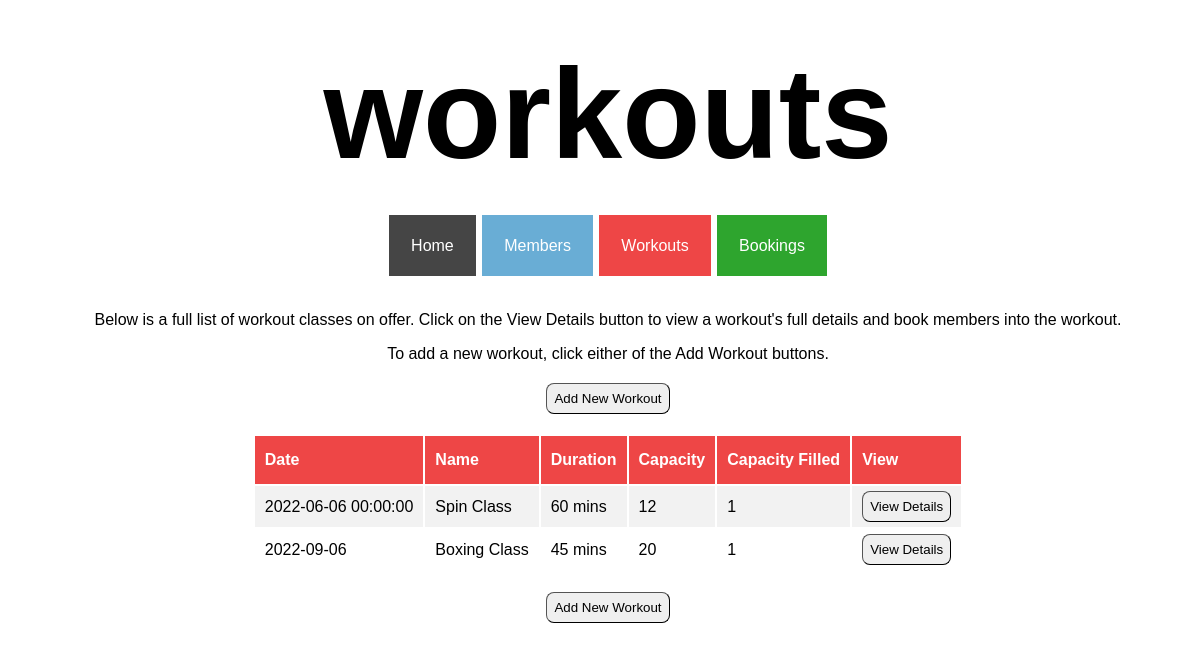
/workouts, run on an earlier commit of the app's database.
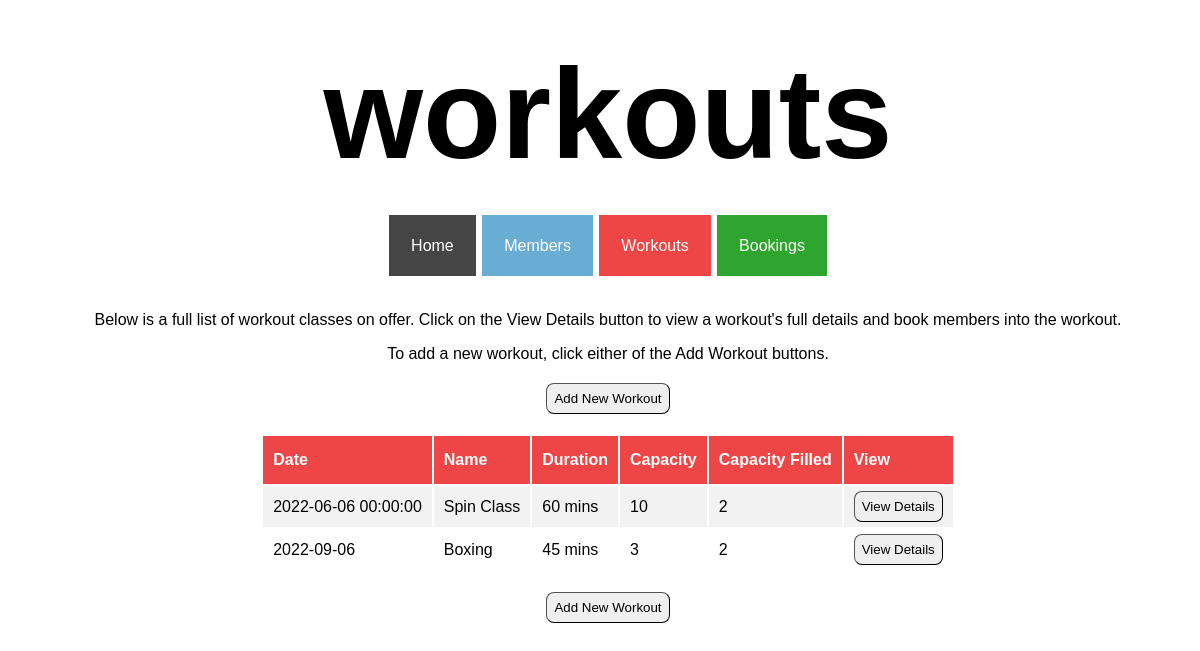
And on a later commit of the database.
### tables this page shows
CREATE TABLE workouts (
    id INTEGER PRIMARY KEY AUTOINCREMENT,
    name VARCHAR,
    date DATE,
    description TEXT,
    duration INTEGER,
    capacity INTEGER,
    capacity_filled INTEGER
);

### controllers/workout_controller.py (the view)
@workouts_blueprint.route("/workouts")
def workouts():
    route_name = "workouts"
    workouts = workout_repository.select_all()
    return render_template("workouts/index.html", route_name=route_name, workouts=workouts)

### db/run_sql.py (called while the page is built)
def get_db():
    path = os.path.dirname(os.path.abspath(__file__))
    db = os.path.join(path, "gym_db.db")
    conn = sqlite3.connect(db)
    conn.execute("PRAGMA foreign_keys = 1")
    conn.row_factory = sqlite3.Row
    return conn

def run_sql(sql, values = []):
    db = get_db()
    cursor = db.cursor()
    cursor.execute(sql, values)
    results = cursor.fetchall()
    db.commit()
    db.close()
    return results

### repositories/workout_repository.py (called while the page is built)
def sort_fuction(workout):
    return workout.date

def select_all():
    workouts = []
    sql = "SELECT * FROM workouts"
    results = run_sql(sql)
    for row in results:
        workout = Workout(row['name'], row['date'], row['description'], row['duration'], row['capacity'], row['capacity_filled'], row['id'])
        workouts.append(workout)
    workouts.sort(key=sort_fuction)
    return workouts

### templates/workouts/index.html
{% extends 'base.html'%}
{% block content %}
<div class="index_page_container">
    <p>Below is a full list of workout classes on offer. Click on the View Details button to view a workout's full details and book members into the workout.</p>
    <p>To add a new workout, click either of the Add Workout buttons.</p>
    <button class="index_page_button" id="index_page_top_button" id="index_page_button_workouts">
        <a class="index_page_link" href="/workouts/create">Add New Workout</a>
    </button>
    <table class="index_table">
        <tr class="index_table_headers" id="index_table_headers_workouts">
            <th>Date</th>
            <th>Name</th>
            <th>Duration</th>
            <th>Capacity</th>
            <th>Capacity Filled</th>
            <th>View</th>
        </tr>
        {% for workout in workouts %}
        <tr class="index_table_content">
            <td>{{workout.date}}</td>
            <td>{{workout.name}}</td>
            <td>{{workout.duration}} mins</td>
            <td>{{workout.capacity}}</td>
            <td>{{workout.capacity_filled}}</td>
            <td><button class="index_page_button"><a class="index_page_link" href="/workouts/{{workout.id}}">View Details</button></td>
        {% endfor %}
        </tr>
    </table>
        <button class="index_page_button" id="index_page_bottom_button">
            <a class="index_page_link" href="/workouts/create">Add New Workout</a>
        </button>
</div>
{% endblock %}

### templates/base.html (shortened to what this page needs)
<!DOCTYPE html>
<html lang="en">
<head>
    <link rel="stylesheet" href="{{ url_for('static', filename='style.css') }}">
    <link rel="stylesheet" href="{{ url_for('static', filename='index_pages.css') }}">
    <link rel="stylesheet" href="{{ url_for('static', filename='create_pages.css') }}">
    <link rel="stylesheet" href="{{ url_for('static', filename='show_pages.css') }}">
    <link rel="stylesheet" href="{{ url_for('static', filename='edit_pages.css') }}">
</head>
<body>
    <div class="base">
    <header>
        <h1 class="page_headers">{{route_name}}</h1>
    </header>
    <div class="nav_bar">
        <nav>
                <a class="nav_item" id="nav_home" href="/">Home</a>
                <a class="nav_item" id="nav_member" href="/members">Members</a>
                <a class="nav_item" id="nav_workout" href="/workouts">Workouts</a>
                <a class="nav_item" id="nav_booking" href="/bookings">Bookings</a>
        </nav>
    </div>
    </div>
    <div class="block_content">
        {% block content %}
        {% endblock%}
    </div>
</body>
</html>

### static/style.css (style rules this page uses)
body { font-family: Verdana, Geneva, Tahoma, sans-serif; height: 100%; width: 100%; }
.page_headers { font-size: 800%; text-align: center; margin-top: 40px; margin-bottom: 50px; }
.base { margin: 0 auto; text-align: center; }
.nav_bar { list-style-type: none; margin: 0; padding: 0; margin-bottom: 30px; }
.nav_item { display: inline; margin: 5px 1px; padding: 22px; text-align: center; text-decoration: none; color: white; }
#nav_home { background-color: #454545; }
#nav_member { background-color: #69add5; }
#nav_workout { background-color: #ee4646; }
#nav_booking { background-color: #2ea52e; }

### static/index_pages.css (style rules this page uses)
.index_page_container { display: flex; flex-direction: column; align-items: center; justify-content: center; margin: 40px auto; }
.index_page_container > p { margin-bottom: 0px; }
.index_table { width: auto; text-align: left; }
.index_table_headers { background-color: #69add5; color: white; }
#index_table_headers_workouts { background-color: #ee4646; }
.index_table_headers > th { padding: 15px 10px; }
.index_table_content > td { padding: 5px 10px; }
.index_table_content:nth-child(even) { background-color: #f2f2f2; }
.index_page_button { padding: 7px; border-radius: 8px; border-width: 1px; }
.index_page_link { color: #000000; text-decoration: none; }
#index_page_top_button { margin-top: 20px; margin-bottom: 20px; }
#index_page_bottom_button { margin-top: 20px; }

What changed in the data, as far as the page shows it:
changed workouts "Spin Class": capacity "12" → "10"; capacity_filled "1" → "2"
changed workouts: name "Boxing Class" → "Boxing"; capacity "20" → "3"; capacity_filled "1" → "2"
